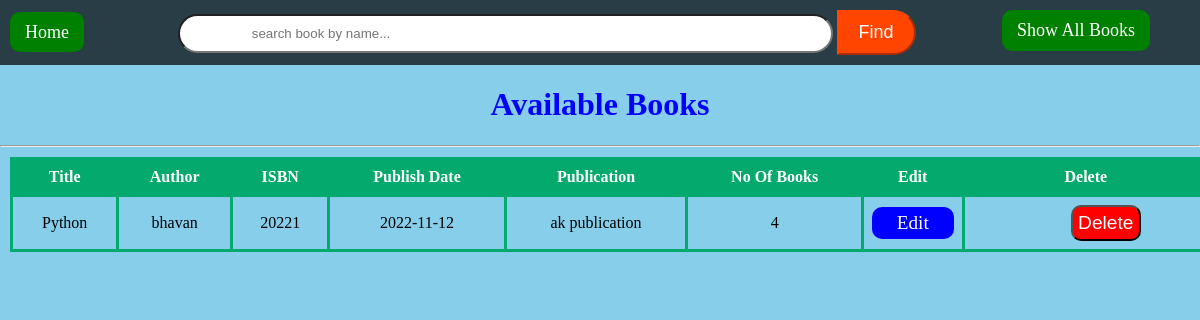
The page /searchBook on the database as committed earlier.
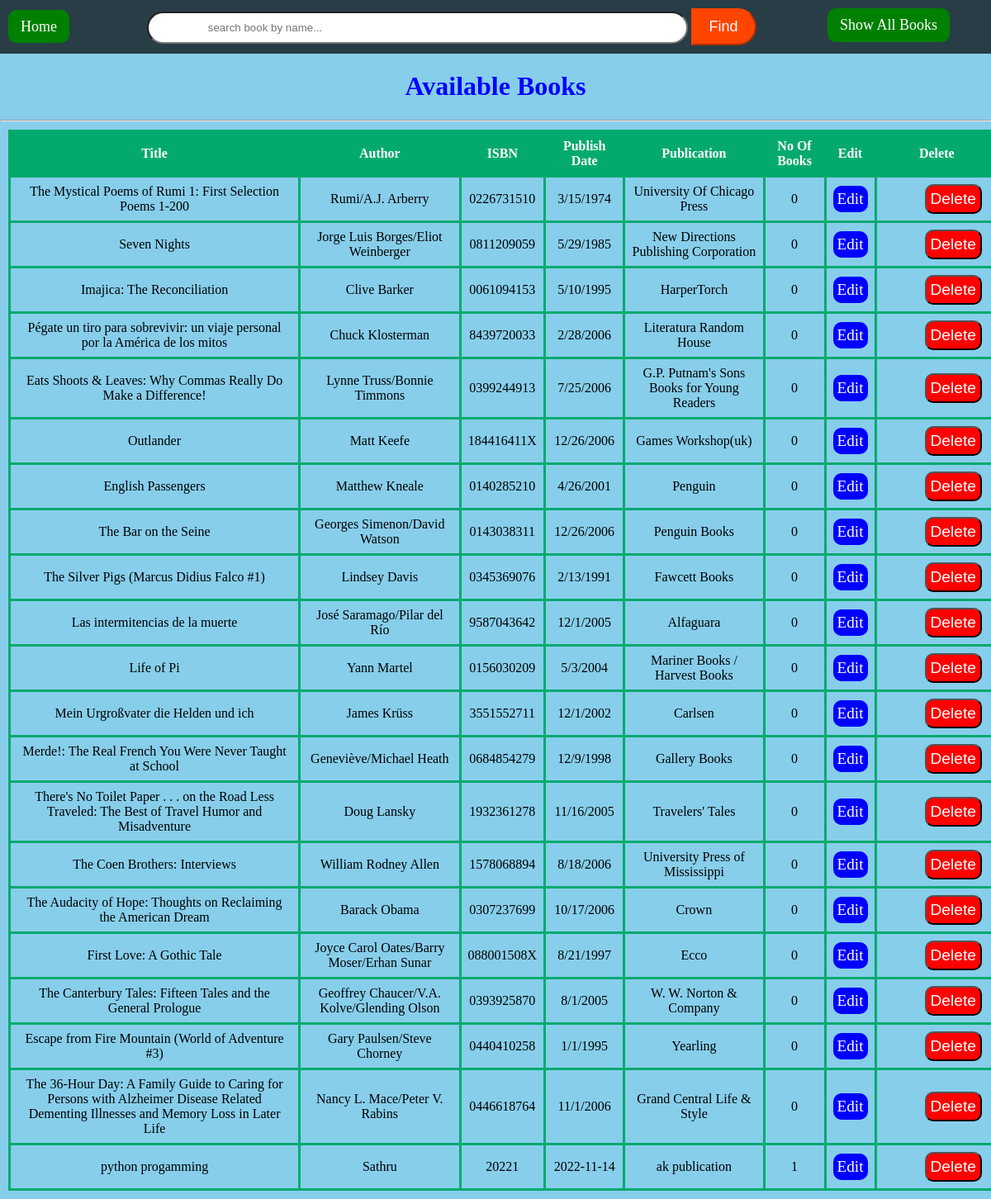
The same page on the database as committed later.
### tables this page shows
CREATE TABLE bookStocks (title text, author text, isbn text primary key,
         pubDate text, publication text, nob integer);

### app.py (the view, shortened to what this page needs)
@app.route("/searchBook", methods = ['POST', 'GET'])
def searchBook():
   addApiBooks()
   mydb = sqlite3.connect("lbms.db")
   mycursor = mydb.cursor()
   mycursor.execute("select * from bookStocks")
   datas = mycursor.fetchall()
   mydb.commit()
   mycursor.close()
   mydb.close()
   return render_template("searchBook.html", books = datas)

### app.py (called while the page is built, shortened)
def addApiBooks():
   mydb = sqlite3.connect('lbms.db')
   mycursor = mydb.cursor()
   try:
      qry= "select * from bookStocks"
      mycursor.execute(qry)
   except:
      datas = None
   else:
      datas = mycursor.fetchall()
   mydb.commit()
   mycursor.close()
   mydb.close()

### templates/searchBook.html (shortened to what this page needs)
<!DOCTYPE html>
<html lang="en">
<head>
    <link rel="stylesheet" href="{{url_for('static',filename = 'css/table.css')}}">
</head>
<body>
    <nav><a href="/home">Home</a>
        <form action="/searchBook" method="post">
            <input type="search" name="title" id="search" placeholder="search book by name...">
            <input type="submit" value="Find">
        </form>
        <a href="/searchBook" class="all-book">Show All Books</a>
    </nav>
    <h1>Available Books</h1>
    <hr>
    <div>
        <table>
            <thead>
                <tr>
                    <th>Title</th>
                    <th>Author</th>
                    <th>ISBN</th>
                    <th>Publish Date</th>
                    <th>Publication</th>
                    <th>No Of Books</th>
                    <th>Edit</th>
                    <th>Delete</th>
                </tr>
            </thead>
            {% for book in books %}
                <tr>
                    <td>{{book[0]}}</td>
                    <td>{{book[1]}}</td>
                    <td>{{book[2]}}</td>
                    <td>{{book[3]}}</td>
                    <td>{{book[4]}}</td>
                    <td>{{book[5]}}</td>
                    <td><a class="btn-edit" href="{{url_for('editBook',bookId=book[2])}}">Edit</a></td>
                    <td><form action="/deleteBook/{{book[2]}}" method="post"
                        onsubmit="return confirm('Are you sure you wish to delete?');">
                            <input class="btn-delete" type="submit" value="Delete">
                        </form>
                    </td>
                </tr>
            {% endfor %}
        </table>
    </div>
</body>
</html>

Rows that differ between the two databases and show on the page:
added bookStocks: title "The Mystical Poems of Rumi 1: First Selection Poems 1-200", author "Rumi/A.J. Arberry", isbn "0226731510", pubDate "3/15/1974", publication "University Of Chicago Press", nob "0"
added bookStocks: title "Seven Nights", author "Jorge Luis Borges/Eliot Weinberger", isbn "0811209059", pubDate "5/29/1985", publication "New Directions Publishing Corporation", nob "0"
added bookStocks: title "Imajica: The Reconciliation", author "Clive Barker", isbn "0061094153", pubDate "5/10/1995", publication "HarperTorch", nob "0"
added bookStocks: title "Pégate un tiro para sobrevivir: un viaje personal por la América de los mitos", author "Chuck Klosterman", isbn "8439720033", pubDate "2/28/2006", publication "Literatura Random House", nob "0"
added bookStocks: title "Eats Shoots & Leaves: Why Commas Really Do Make a Difference!", author "Lynne Truss/Bonnie Timmons", isbn "0399244913", pubDate "7/25/2006", publication "G.P. Putnam's Sons Books for Young Readers", nob "0"
added bookStocks: title "Outlander", author "Matt Keefe", isbn "184416411X", pubDate "12/26/2006", publication "Games Workshop(uk)", nob "0"
added bookStocks: title "English Passengers", author "Matthew Kneale", isbn "0140285210", pubDate "4/26/2001", publication "Penguin", nob "0"
added bookStocks: title "The Bar on the Seine", author "Georges Simenon/David Watson", isbn "0143038311", pubDate "12/26/2006", publication "Penguin Books", nob "0"
added bookStocks: title "The Silver Pigs (Marcus Didius Falco #1)", author "Lindsey Davis", isbn "0345369076", pubDate "2/13/1991", publication "Fawcett Books", nob "0"
added bookStocks: title "Las intermitencias de la muerte", author "José Saramago/Pilar del Río", isbn "9587043642", pubDate "12/1/2005", publication "Alfaguara", nob "0"
added bookStocks: title "Life of Pi", author "Yann Martel", isbn "0156030209", pubDate "5/3/2004", publication "Mariner Books / Harvest Books", nob "0"
added bookStocks: title "Mein Urgroßvater die Helden und ich", author "James Krüss", isbn "3551552711", pubDate "12/1/2002", publication "Carlsen", nob "0"
added bookStocks: title "Merde!: The Real French You Were Never Taught at School", author "Geneviève/Michael Heath", isbn "0684854279", pubDate "12/9/1998", publication "Gallery Books", nob "0"
added bookStocks: title "There's No Toilet Paper . . . on the Road Less Traveled: The Best of Travel Humor and Misadventure", author "Doug Lansky", isbn "1932361278", pubDate "11/16/2005", publication "Travelers' Tales", nob "0"
added bookStocks: title "The Coen Brothers: Interviews", author "William Rodney Allen", isbn "1578068894", pubDate "8/18/2006", publication "University Press of Mississippi", nob "0"
added bookStocks: title "The Audacity of Hope: Thoughts on Reclaiming the American Dream", author "Barack Obama", isbn "0307237699", pubDate "10/17/2006", publication "Crown", nob "0"
added bookStocks: title "First Love: A Gothic Tale", author "Joyce Carol Oates/Barry Moser/Erhan Sunar", isbn "088001508X", pubDate "8/21/1997", publication "Ecco", nob "0"
added bookStocks: title "The Canterbury Tales: Fifteen Tales and the General Prologue", author "Geoffrey Chaucer/V.A. Kolve/Glending Olson", isbn "0393925870", pubDate "8/1/2005", publication "W. W. Norton & Company", nob "0"
added bookStocks: title "Escape from Fire Mountain (World of Adventure #3)", author "Gary Paulsen/Steve Chorney", isbn "0440410258", pubDate "1/1/1995", publication "Yearling", nob "0"
added bookStocks: title "The 36-Hour Day: A Family Guide to Caring for Persons with Alzheimer Disease Related Dementing Illnesses and Memory Loss in Later Life", author "Nancy L. Mace/Peter V. Rabins", isbn "0446618764", pubDate "11/1/2006", publication "Grand Central Life & Style", nob "0"
changed bookStocks "ak publication": title "Python" → "python progamming"; author "bhavan" → "Sathru"; pubDate "2022-11-12" → "2022-11-14"; nob "4" → "1"
